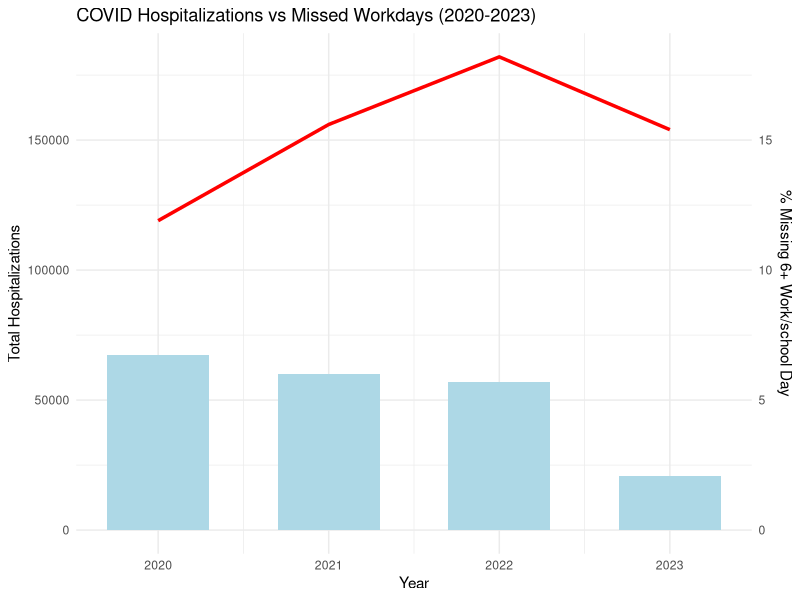

The R source for this figure:
## ---- chunk 1
 # 1. load libraries
      
      library(dplyr)
      library(readr)
      library(readxl)
      library(lubridate)
      library(knitr)
      library(ggplot2)

      # 2. Tidy missed days of school
       
       missed_days <- read_csv("six_or_more_workdays_missed_due_to_illness_injury_or_disability___total___2019_to_2023 (1).csv")

tidy_missed_days <- missed_days %>%
  filter(Subgroup == "18 years and older", Year != 2019) %>%
  select(Year, Missed_Workdays = Estimate)

      #3. Tidy COVID data by year 

covid <- read_csv("COVID-19_Daily_Counts_of_Cases__Hospitalizations__and_Deaths (1).csv")
covid <- covid %>%
  mutate(date = mdy(date_of_interest))

##Create year column
covid <- covid %>%
  mutate(Year = year(date))

##Organize total hospitalizations/deaths by year
covid_summary <- covid %>%
  group_by(Year) %>%
  summarize(
    Total_Hospitalizations = sum(HOSPITALIZED_COUNT, na.rm = TRUE),
    Total_Deaths = sum(DEATH_COUNT, na.rm = TRUE)
  ) %>%
    filter(Year >= 2020) 
        # 4. Combine the two tidy tables
      combined_data <- left_join(tidy_missed_days, covid_summary, by = "Year")
        # 5. Create graph of COVID Hospitalization and Missed Days of School
      graph <- ggplot(combined_data, aes(x = Year)) +
        geom_col(aes(y = Total_Hospitalizations), fill = "lightblue", width = 0.6) +
        geom_line(aes(y = Missed_Workdays * 10000), color = "red", linewidth = 1.2) +
        scale_y_continuous(
          name = "Total Hospitalizations",
          sec.axis = sec_axis(~./10000, name = "% Missing 6+ Work/school Day")
        ) +
        labs(
          title = "COVID Hospitalizations vs Missed Workdays (2020-2023)",
          x = "Year"

        ) + 
        theme_minimal()
      
          # 6. Calculate the correlation
      correlation <- cor(combined_data$Total_Hospitalizations, combined_data$Missed_Workdays, use = "complete.obs")

cat("Correlation coeffecient for relationship between COVID hospitalizations and missed workdays:", round(correlation, 3))
## ---- chunk 2
      print(tidy_missed_days)
      kable(tidy_missed_days, caption = "Percentage of Adults Missing 6+ Workdays Due to Illness or Injury by Year")
## ---- chunk 3
      print(covid_summary)
    kable(covid_summary, caption = "COVID Hospitalizations and Deaths by Year (2020-2023)")
    #create captions and title
## ---- chunk 4
      print(combined_data)
    kable(combined_data, caption = "Covid Hospitalization and Days Missed of School by Year")
## ---- chunk 5
    print(graph)
